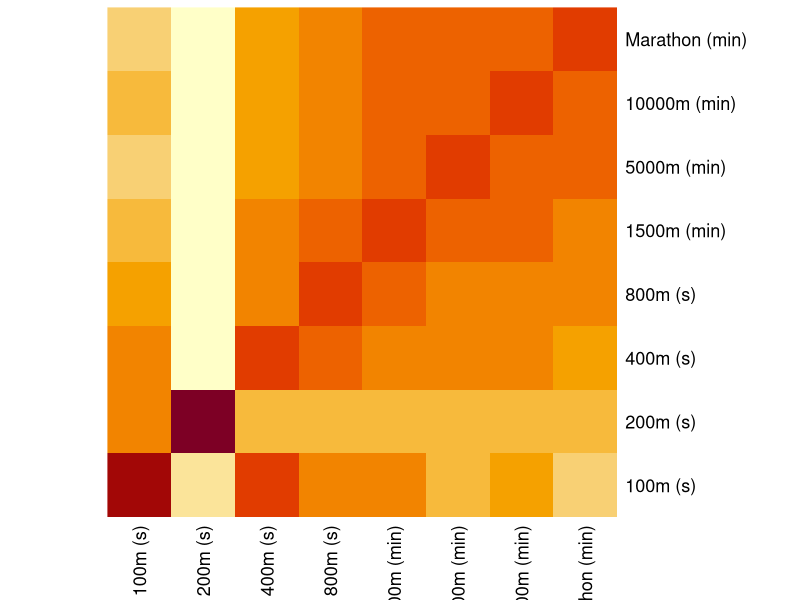
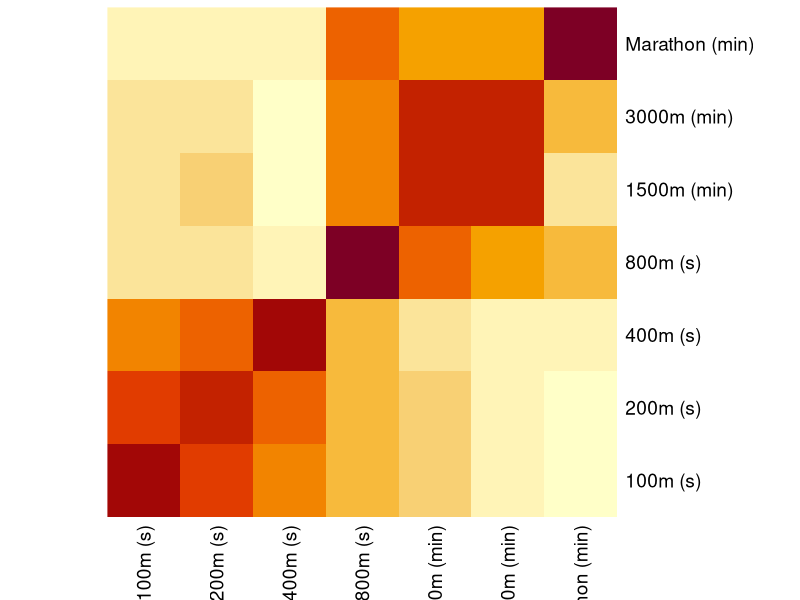

Recreate these plots in R, in order. (Note: this script raises an error after producing the figures.)
## 732A97 Multivariate Statistical Methods
## Krzysztof Bartoszek, STIMA, IDA, LiU
## Code for Exercise session 1 2017-11- in room

## Ex 1.17/43
## data mentioned in book cannot be directly found on the publisher's www
## download alternative data:
## mvadata.zip, MVAexercise R library (problem with installing, you need to create your own NAMESPACE file)
## from https://www.karlin.mff.cuni.cz/~hlavka/stat.html

athleticrecordsHH<-read.table("athleleticrecord.dat",row.names=1)
## column names are for some reason not in the dat file
colnames(athleticrecordsHH)<-c("100m (s)","200m (s)","400m (s)","800m (s)","1500m (min)","5000m (min)","10000m (min)","Marathon (min)")
apply(athleticrecordsHH,2,mean)
cov(athleticrecordsHH)
cor(athleticrecordsHH)
heatmap(cor(athleticrecordsHH),Rowv=NA,Colv=NA)

athleticrecordsJW<-read.table("T1-9.dat",row.names=1)
## column names are for some reason not in the dat file
colnames(athleticrecordsJW)<-c("100m (s)","200m (s)","400m (s)","800m (s)","1500m (min)","3000m (min)","Marathon (min)")
apply(athleticrecordsJW,2,mean)
cov(athleticrecordsJW)
cor(athleticrecordsJW)
heatmap(cor(athleticrecordsJW),Rowv=NA,Colv=NA)
# ==========================================================================

# Ex 2.5/82
X1<-cbind(c(9,5,1),c(1,3,2))
det(cov(X1))
X2<-cbind(c(3,6,3),c(4,-2,1))
det(cov2(X))

# Ex 2.6/82
# b)
X<-rbind(c(-1,3,-2),c(2,4,2),c(5,2,3))
cov(X)
det(cov(X))

# Ex 2.9/83
X<-cbind(c(12,18,14,20,16),c(17,20,16,18,19),c(29,38,30,38,35))    
apply(X,2,mean)
v1xbar<-matrix(1,nrow=5,ncol=1)%*%matrix(vmean,ncol=3)
X-v1xbar
S<-cov(X)
det(S)
S%*%c(1,1,-1)
X[,1]+X[,2]-X[,3]

